Frame 1 (no input): blank canvas, image omitted
Frame 60 (the mouse pressed at the canvas centre just before this capture): blank canvas, image omitted
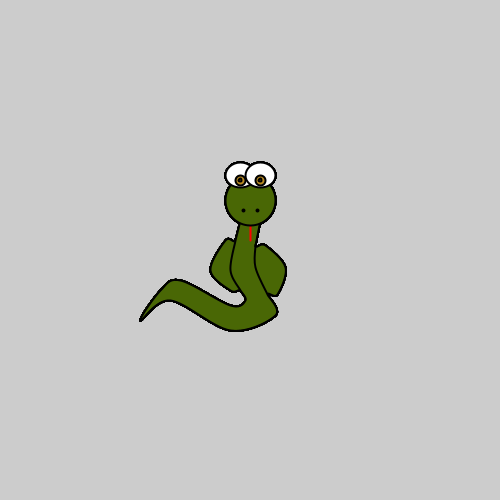
Frame 120 (the mouse held since frame 60 and released just before this capture)

The Processing sketch whose frames 1 and 60 were blank and that drew this single picture after the mouse press (run headless with seeded random() and noise(); from frame 60 on, the mouse is pressed at the canvas centre):

// Processing sketch: processing_37574
// ── processing_37574.pde

void setup (){
size (500, 500);
frameRate(20);



}

void draw (){
  



smooth();

if (mousePressed == true) {
  int belly =round(random (0, 2));
  if (belly==0){
  
    snake(mouseX, mouseY, 0);
  }
  if (belly==1){
    snake (mouseX, mouseY, 20);
  }
  }

}
  

void snake(int x, int y, int z){
  

//body//
strokeWeight (2);
fill (73, 103, 5);



beginShape();
curveVertex(x-10, y-30);
curveVertex(x-10, y-30);
curveVertex(x-15, y-10);
curveVertex(x-15-(z/2), y-10);
curveVertex(x-20-z, y+20);
curveVertex(x-10-(z/2), y+40);
curveVertex(x-10, y+40);
curveVertex(x-5, y+50);

curveVertex(x-20, y+55);
curveVertex(x-70, y+30);
curveVertex(x-90, y+40);


curveVertex(x-110, y+70);
curveVertex(x-80, y+50);

curveVertex(x-20, y+80);

curveVertex(x+25, y+65);
curveVertex(x+17, y+44);
curveVertex(x+17+(z/2), y+44);
curveVertex(x+5+(z*1.5), y+17);
curveVertex(x+5+(z/2), y-5);
curveVertex(x+5, y-5);

curveVertex(x+10, y-30);
curveVertex(x+10, y-30);
endShape();




//tongue//
stroke (255, 0, 0);
line (x, y-40, x, y-10);
//head//
stroke (0, 0, 0);
fill (73, 103, 5);
ellipse (x, y-50, 50, 50);

fill (255);
ellipse (x-10, y-75, 30, 25);
ellipse (x+10, y-75, 30, 25);

fill (185, 138, 34);
ellipse (x-10, y-70, 10, 10);

ellipse (x+10, y-70, 10, 10);
ellipse (x-10,y-70, 3, 3);
ellipse (x+10, y-70, 3, 3);
ellipse (x-7, y-40, 2, 2);
ellipse (x+7, y-40, 2, 2);

}

 
